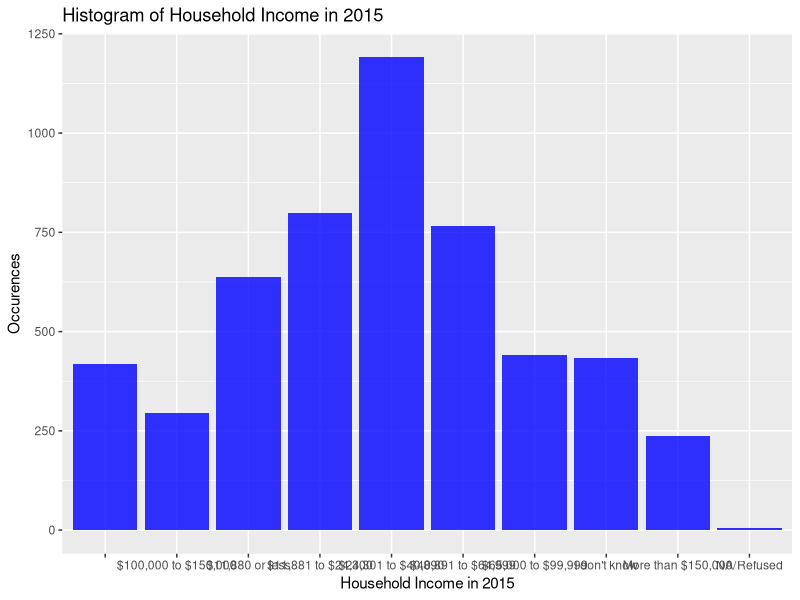

Generate this figure with R:
library(ggplot2)
library(dplyr)
library(stringr)

respondent_info_df <- read.csv("Seattle_Votes_Survey_Data_from_5_224_immigrant_and_refugee_residents_of_Seattle_King_County.csv", stringsAsFactors = FALSE)

respondent_info_df1 <- read.csv("Seattle_Votes_Survey_Data_from_5_224_immigrant_and_refugee_residents_of_Seattle_King_County.csv", header=T, na.strings=c(""," ","NA"))


# Count the number of unique values in the Q24 column
unique_income_brackets <- respondent_info_df %>% count(Q24..What.was.your.total.combined.household.income.in.2015.before.taxes., name = "count")

# Create the histogram
ggplot(unique_income_brackets, aes(x = Q24..What.was.your.total.combined.household.income.in.2015.before.taxes., y = count)) +
  geom_histogram(stat = "identity", fill = "blue", alpha = 0.8) +
  labs(title = "Histogram of Household Income in 2015",
       x = "Household Income in 2015",
       y = "Occurences")

